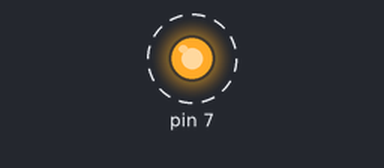
Recording of a sketch running on a simulated Arduino Uno, built with avr-gcc and run on an emulated ATmega328P. Shown: output pins drawn as LEDs (lit = HIGH). Dashed ring = blinking. What the sketch prints to the serial monitor is not drawn.

Above: at 1.05 s.
Timing chart, 0 to 4.0 s (numbered marks = the images above):
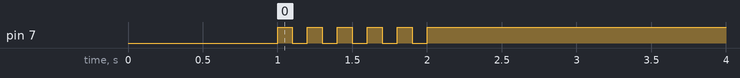

The sketch:

05_practice_2.ino
```cpp
#define PIN_LED 13
unsigned int count, toggle;
static int a;

void setup() {

  pinMode(7, OUTPUT);
  Serial.begin(115200); // Initialize serial port
  while (!Serial) {
    ; // wait for serial port to connect.
  }

  Serial.println("Hello World!");
  count = toggle = 0;
  digitalWrite(7, toggle); // turn off LED.
  delay(1000);

}

void loop() {

  toggle = toggle_state(toggle); //toggle LED value.
  digitalWrite(7, toggle); // update LED status.
  delay(100);
}

int toggle_state(int toggle) {

  a+=1;

  while (a<=10){
    if (toggle ==0){
      return toggle = 1;
    }else{
      return toggle = 0;
    }
  }

  if (a>10){
    return toggle = 1;
  }
}
```

Measured:
- by itself, pin 7: alternates HIGH for 0.10 s and LOW for 0.10 s, 11 changes in all, then stays HIGH
